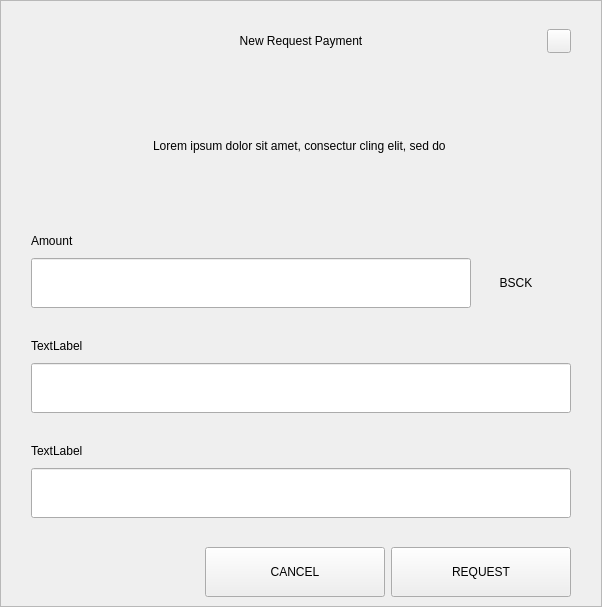
<?xml version="1.0" encoding="UTF-8"?>
<ui version="4.0">
 <class>RequestDialog</class>
 <widget class="QDialog" name="RequestDialog">
  <property name="geometry">
   <rect>
    <x>0</x>
    <y>0</y>
    <width>602</width>
    <height>607</height>
   </rect>
  </property>
  <property name="windowTitle">
   <string>Dialog</string>
  </property>
  <layout class="QVBoxLayout" name="verticalLayout_5">
   <property name="spacing">
    <number>0</number>
   </property>
   <property name="leftMargin">
    <number>0</number>
   </property>
   <property name="topMargin">
    <number>0</number>
   </property>
   <property name="rightMargin">
    <number>0</number>
   </property>
   <property name="bottomMargin">
    <number>0</number>
   </property>
   <item>
    <widget class="QFrame" name="frame">
     <property name="styleSheet">
      <string notr="true"/>
     </property>
     <property name="frameShape">
      <enum>QFrame::StyledPanel</enum>
     </property>
     <property name="frameShadow">
      <enum>QFrame::Raised</enum>
     </property>
     <layout class="QVBoxLayout" name="verticalLayout_4" stretch="1,0,0">
      <property name="spacing">
       <number>0</number>
      </property>
      <property name="leftMargin">
       <number>30</number>
      </property>
      <property name="topMargin">
       <number>20</number>
      </property>
      <property name="rightMargin">
       <number>30</number>
      </property>
      <property name="bottomMargin">
       <number>0</number>
      </property>
      <item>
       <layout class="QHBoxLayout" name="horizontalLayout_3">
        <property name="spacing">
         <number>0</number>
        </property>
        <item>
         <spacer name="horizontalSpacer_21">
          <property name="orientation">
           <enum>Qt::Horizontal</enum>
          </property>
          <property name="sizeHint" stdset="0">
           <size>
            <width>40</width>
            <height>20</height>
           </size>
          </property>
         </spacer>
        </item>
        <item>
         <widget class="QLabel" name="labelTitle">
          <property name="minimumSize">
           <size>
            <width>0</width>
            <height>40</height>
           </size>
          </property>
          <property name="maximumSize">
           <size>
            <width>16777215</width>
            <height>40</height>
           </size>
          </property>
          <property name="styleSheet">
           <string notr="true">padding-left:24px;</string>
          </property>
          <property name="text">
           <string>New Request Payment</string>
          </property>
          <property name="alignment">
           <set>Qt::AlignCenter</set>
          </property>
          <property name="margin">
           <number>7</number>
          </property>
         </widget>
        </item>
        <item>
         <spacer name="horizontalSpacer">
          <property name="orientation">
           <enum>Qt::Horizontal</enum>
          </property>
          <property name="sizeHint" stdset="0">
           <size>
            <width>40</width>
            <height>20</height>
           </size>
          </property>
         </spacer>
        </item>
        <item>
         <widget class="QPushButton" name="btnEsc">
          <property name="minimumSize">
           <size>
            <width>24</width>
            <height>24</height>
           </size>
          </property>
          <property name="maximumSize">
           <size>
            <width>24</width>
            <height>24</height>
           </size>
          </property>
          <property name="focusPolicy">
           <enum>Qt::NoFocus</enum>
          </property>
          <property name="text">
           <string/>
          </property>
         </widget>
        </item>
       </layout>
      </item>
      <item>
       <widget class="QStackedWidget" name="stack">
        <property name="minimumSize">
         <size>
          <width>540</width>
          <height>0</height>
         </size>
        </property>
        <property name="maximumSize">
         <size>
          <width>540</width>
          <height>16777215</height>
         </size>
        </property>
        <property name="currentIndex">
         <number>0</number>
        </property>
        <widget class="QWidget" name="page_1">
         <property name="minimumSize">
          <size>
           <width>540</width>
           <height>0</height>
          </size>
         </property>
         <property name="maximumSize">
          <size>
           <width>540</width>
           <height>16777215</height>
          </size>
         </property>
         <layout class="QVBoxLayout" name="layout1">
          <property name="spacing">
           <number>0</number>
          </property>
          <property name="leftMargin">
           <number>0</number>
          </property>
          <property name="topMargin">
           <number>0</number>
          </property>
          <property name="rightMargin">
           <number>0</number>
          </property>
          <property name="bottomMargin">
           <number>0</number>
          </property>
          <item>
           <spacer name="verticalSpacer_21">
            <property name="orientation">
             <enum>Qt::Vertical</enum>
            </property>
            <property name="sizeType">
             <enum>QSizePolicy::Fixed</enum>
            </property>
            <property name="sizeHint" stdset="0">
             <size>
              <width>20</width>
              <height>30</height>
             </size>
            </property>
           </spacer>
          </item>
          <item alignment="Qt::AlignHCenter">
           <widget class="QLabel" name="labelMessage">
            <property name="minimumSize">
             <size>
              <width>400</width>
              <height>50</height>
             </size>
            </property>
            <property name="text">
             <string>Lorem ipsum dolor sit amet, consectur cling elit, sed do </string>
            </property>
            <property name="alignment">
             <set>Qt::AlignCenter</set>
            </property>
            <property name="wordWrap">
             <bool>true</bool>
            </property>
           </widget>
          </item>
          <item alignment="Qt::AlignBottom">
           <widget class="QWidget" name="containerAmount" native="true">
            <layout class="QVBoxLayout" name="verticalLayout">
             <property name="spacing">
              <number>9</number>
             </property>
             <property name="leftMargin">
              <number>0</number>
             </property>
             <property name="topMargin">
              <number>0</number>
             </property>
             <property name="rightMargin">
              <number>0</number>
             </property>
             <property name="bottomMargin">
              <number>0</number>
             </property>
             <item>
              <widget class="QLabel" name="labelSubtitleAmount">
               <property name="minimumSize">
                <size>
                 <width>350</width>
                 <height>16</height>
                </size>
               </property>
               <property name="maximumSize">
                <size>
                 <width>16777215</width>
                 <height>16</height>
                </size>
               </property>
               <property name="text">
                <string>Amount</string>
               </property>
              </widget>
             </item>
             <item alignment="Qt::AlignTop">
              <widget class="QWidget" name="layoutAmount" native="true">
               <layout class="QHBoxLayout" name="horizontalLayout" stretch="2,0">
                <property name="spacing">
                 <number>0</number>
                </property>
                <property name="leftMargin">
                 <number>0</number>
                </property>
                <property name="topMargin">
                 <number>0</number>
                </property>
                <property name="rightMargin">
                 <number>0</number>
                </property>
                <property name="bottomMargin">
                 <number>0</number>
                </property>
                <item>
                 <widget class="QLineEdit" name="lineEditAmount">
                  <property name="minimumSize">
                   <size>
                    <width>0</width>
                    <height>50</height>
                   </size>
                  </property>
                  <property name="maximumSize">
                   <size>
                    <width>16777215</width>
                    <height>50</height>
                   </size>
                  </property>
                 </widget>
                </item>
                <item>
                 <widget class="QWidget" name="comboContainer" native="true">
                  <property name="minimumSize">
                   <size>
                    <width>100</width>
                    <height>50</height>
                   </size>
                  </property>
                  <property name="maximumSize">
                   <size>
                    <width>16777215</width>
                    <height>50</height>
                   </size>
                  </property>
                  <layout class="QHBoxLayout" name="horizontalLayout_31">
                   <property name="spacing">
                    <number>0</number>
                   </property>
                   <property name="leftMargin">
                    <number>0</number>
                   </property>
                   <property name="topMargin">
                    <number>0</number>
                   </property>
                   <property name="rightMargin">
                    <number>10</number>
                   </property>
                   <property name="bottomMargin">
                    <number>0</number>
                   </property>
                   <item>
                    <widget class="QLabel" name="comboBoxCoin">
                     <property name="text">
                      <string>BSCK</string>
                     </property>
                     <property name="alignment">
                      <set>Qt::AlignCenter</set>
                     </property>
                    </widget>
                   </item>
                  </layout>
                 </widget>
                </item>
               </layout>
              </widget>
             </item>
            </layout>
           </widget>
          </item>
          <item>
           <spacer name="verticalSpacer_31">
            <property name="orientation">
             <enum>Qt::Vertical</enum>
            </property>
            <property name="sizeType">
             <enum>QSizePolicy::Fixed</enum>
            </property>
            <property name="sizeHint" stdset="0">
             <size>
              <width>20</width>
              <height>30</height>
             </size>
            </property>
           </spacer>
          </item>
          <item>
           <layout class="QVBoxLayout" name="verticalLayoutLabel">
            <property name="spacing">
             <number>9</number>
            </property>
            <item>
             <widget class="QLabel" name="labelSubtitleLabel">
              <property name="minimumSize">
               <size>
                <width>0</width>
                <height>16</height>
               </size>
              </property>
              <property name="maximumSize">
               <size>
                <width>16777215</width>
                <height>16</height>
               </size>
              </property>
              <property name="text">
               <string>TextLabel</string>
              </property>
             </widget>
            </item>
            <item>
             <widget class="QLineEdit" name="lineEditLabel">
              <property name="minimumSize">
               <size>
                <width>0</width>
                <height>50</height>
               </size>
              </property>
              <property name="maximumSize">
               <size>
                <width>16777215</width>
                <height>50</height>
               </size>
              </property>
             </widget>
            </item>
           </layout>
          </item>
          <item>
           <spacer name="verticalSpacer_34">
            <property name="orientation">
             <enum>Qt::Vertical</enum>
            </property>
            <property name="sizeType">
             <enum>QSizePolicy::Fixed</enum>
            </property>
            <property name="sizeHint" stdset="0">
             <size>
              <width>20</width>
              <height>30</height>
             </size>
            </property>
           </spacer>
          </item>
          <item>
           <layout class="QVBoxLayout" name="verticalLayoutDescription">
            <property name="spacing">
             <number>9</number>
            </property>
            <item>
             <widget class="QLabel" name="labelSubtitleDescription">
              <property name="minimumSize">
               <size>
                <width>0</width>
                <height>16</height>
               </size>
              </property>
              <property name="maximumSize">
               <size>
                <width>16777215</width>
                <height>16</height>
               </size>
              </property>
              <property name="text">
               <string>TextLabel</string>
              </property>
             </widget>
            </item>
            <item>
             <widget class="QLineEdit" name="lineEditDescription">
              <property name="minimumSize">
               <size>
                <width>0</width>
                <height>50</height>
               </size>
              </property>
              <property name="maximumSize">
               <size>
                <width>16777215</width>
                <height>50</height>
               </size>
              </property>
             </widget>
            </item>
            <item>
             <spacer name="verticalSpacer_4">
              <property name="orientation">
               <enum>Qt::Vertical</enum>
              </property>
              <property name="sizeType">
               <enum>QSizePolicy::Fixed</enum>
              </property>
              <property name="sizeHint" stdset="0">
               <size>
                <width>20</width>
                <height>20</height>
               </size>
              </property>
             </spacer>
            </item>
           </layout>
          </item>
         </layout>
        </widget>
        <widget class="QWidget" name="page_2">
         <layout class="QVBoxLayout" name="layout2">
          <item>
           <spacer name="verticalSpacer_5">
            <property name="orientation">
             <enum>Qt::Vertical</enum>
            </property>
            <property name="sizeType">
             <enum>QSizePolicy::Fixed</enum>
            </property>
            <property name="sizeHint" stdset="0">
             <size>
              <width>20</width>
              <height>50</height>
             </size>
            </property>
           </spacer>
          </item>
          <item alignment="Qt::AlignHCenter">
           <widget class="QLabel" name="labelQrImg">
            <property name="minimumSize">
             <size>
              <width>260</width>
              <height>260</height>
             </size>
            </property>
            <property name="maximumSize">
             <size>
              <width>260</width>
              <height>260</height>
             </size>
            </property>
            <property name="text">
             <string/>
            </property>
            <property name="alignment">
             <set>Qt::AlignCenter</set>
            </property>
           </widget>
          </item>
          <item>
           <spacer name="verticalSpacer_2">
            <property name="orientation">
             <enum>Qt::Vertical</enum>
            </property>
            <property name="sizeType">
             <enum>QSizePolicy::Fixed</enum>
            </property>
            <property name="sizeHint" stdset="0">
             <size>
              <width>20</width>
              <height>30</height>
             </size>
            </property>
           </spacer>
          </item>
          <item alignment="Qt::AlignHCenter">
           <widget class="QLabel" name="labelAddress">
            <property name="text">
             <string>D7VFR83SQbiezrW72hjcWJtcfip5krte2Z </string>
            </property>
           </widget>
          </item>
          <item>
           <spacer name="verticalSpacer_32">
            <property name="orientation">
             <enum>Qt::Vertical</enum>
            </property>
            <property name="sizeType">
             <enum>QSizePolicy::Expanding</enum>
            </property>
            <property name="sizeHint" stdset="0">
             <size>
              <width>20</width>
              <height>20</height>
             </size>
            </property>
           </spacer>
          </item>
          <item>
           <layout class="QHBoxLayout" name="horizontal">
            <property name="leftMargin">
             <number>20</number>
            </property>
            <property name="rightMargin">
             <number>20</number>
            </property>
            <property name="bottomMargin">
             <number>20</number>
            </property>
            <item>
             <spacer name="horizontalSpacer_4">
              <property name="orientation">
               <enum>Qt::Horizontal</enum>
              </property>
              <property name="sizeHint" stdset="0">
               <size>
                <width>40</width>
                <height>20</height>
               </size>
              </property>
             </spacer>
            </item>
            <item>
             <widget class="QPushButton" name="btnCopyAddress">
              <property name="minimumSize">
               <size>
                <width>180</width>
                <height>50</height>
               </size>
              </property>
              <property name="text">
               <string>COPY ADDRESS</string>
              </property>
             </widget>
            </item>
            <item>
             <widget class="QPushButton" name="btnCopyUrl">
              <property name="minimumSize">
               <size>
                <width>180</width>
                <height>50</height>
               </size>
              </property>
              <property name="text">
               <string>COPY URL</string>
              </property>
             </widget>
            </item>
            <item>
             <spacer name="horizontalSpacer_2">
              <property name="orientation">
               <enum>Qt::Horizontal</enum>
              </property>
              <property name="sizeHint" stdset="0">
               <size>
                <width>40</width>
                <height>20</height>
               </size>
              </property>
             </spacer>
            </item>
           </layout>
          </item>
         </layout>
        </widget>
       </widget>
      </item>
      <item>
       <widget class="QWidget" name="buttonsStack" native="true">
        <layout class="QHBoxLayout" name="horizontalLayout_5">
         <property name="leftMargin">
          <number>20</number>
         </property>
         <property name="rightMargin">
          <number>0</number>
         </property>
         <item>
          <spacer name="horizontalSpacer_41">
           <property name="orientation">
            <enum>Qt::Horizontal</enum>
           </property>
           <property name="sizeHint" stdset="0">
            <size>
             <width>40</width>
             <height>20</height>
            </size>
           </property>
          </spacer>
         </item>
         <item>
          <widget class="QPushButton" name="btnCancel">
           <property name="minimumSize">
            <size>
             <width>180</width>
             <height>50</height>
            </size>
           </property>
           <property name="focusPolicy">
            <enum>Qt::NoFocus</enum>
           </property>
           <property name="text">
            <string>CANCEL</string>
           </property>
          </widget>
         </item>
         <item>
          <widget class="QPushButton" name="btnSave">
           <property name="minimumSize">
            <size>
             <width>180</width>
             <height>50</height>
            </size>
           </property>
           <property name="focusPolicy">
            <enum>Qt::NoFocus</enum>
           </property>
           <property name="text">
            <string>REQUEST</string>
           </property>
          </widget>
         </item>
        </layout>
       </widget>
      </item>
     </layout>
    </widget>
   </item>
  </layout>
 </widget>
 <resources/>
 <connections/>
</ui>
